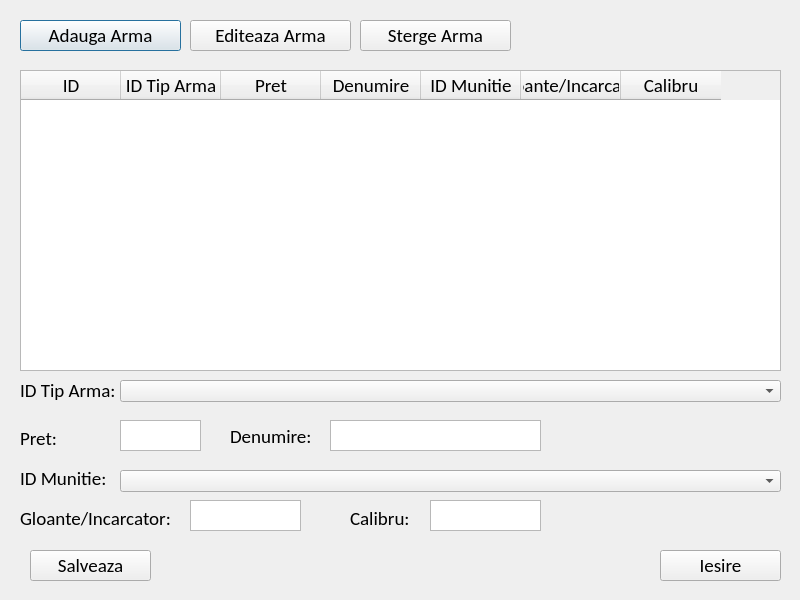
<?xml version="1.0" encoding="UTF-8"?>
<ui version="4.0">
 <class>Dialog_clienti</class>
 <widget class="QDialog" name="Dialog_clienti">
  <property name="geometry">
   <rect>
    <x>0</x>
    <y>0</y>
    <width>800</width>
    <height>600</height>
   </rect>
  </property>
  <property name="windowTitle">
   <string>Dialog</string>
  </property>
  <widget class="QTableWidget" name="table">
   <property name="geometry">
    <rect>
     <x>20</x>
     <y>70</y>
     <width>761</width>
     <height>301</height>
    </rect>
   </property>
   <property name="font">
    <font>
     <family>Calibri</family>
     <pointsize>14</pointsize>
    </font>
   </property>
   <column>
    <property name="text">
     <string>ID</string>
    </property>
   </column>
   <column>
    <property name="text">
     <string>ID Tip Arma</string>
    </property>
   </column>
   <column>
    <property name="text">
     <string>Pret</string>
    </property>
   </column>
   <column>
    <property name="text">
     <string>Denumire</string>
    </property>
   </column>
   <column>
    <property name="text">
     <string>ID Munitie</string>
    </property>
   </column>
   <column>
    <property name="text">
     <string>Gloante/Incarcator</string>
    </property>
   </column>
   <column>
    <property name="text">
     <string>Calibru</string>
    </property>
   </column>
  </widget>
  <widget class="QPushButton" name="button_adauga">
   <property name="geometry">
    <rect>
     <x>20</x>
     <y>20</y>
     <width>161</width>
     <height>31</height>
    </rect>
   </property>
   <property name="font">
    <font>
     <family>Calibri</family>
     <pointsize>14</pointsize>
    </font>
   </property>
   <property name="text">
    <string>Adauga Arma</string>
   </property>
  </widget>
  <widget class="QPushButton" name="button_editeaza">
   <property name="geometry">
    <rect>
     <x>190</x>
     <y>20</y>
     <width>161</width>
     <height>31</height>
    </rect>
   </property>
   <property name="font">
    <font>
     <family>Calibri</family>
     <pointsize>14</pointsize>
    </font>
   </property>
   <property name="text">
    <string>Editeaza Arma</string>
   </property>
  </widget>
  <widget class="QPushButton" name="button_sterge">
   <property name="geometry">
    <rect>
     <x>360</x>
     <y>20</y>
     <width>151</width>
     <height>31</height>
    </rect>
   </property>
   <property name="font">
    <font>
     <family>Calibri</family>
     <pointsize>14</pointsize>
    </font>
   </property>
   <property name="text">
    <string>Sterge Arma</string>
   </property>
  </widget>
  <widget class="QTextEdit" name="text_gloante">
   <property name="geometry">
    <rect>
     <x>190</x>
     <y>500</y>
     <width>111</width>
     <height>31</height>
    </rect>
   </property>
   <property name="font">
    <font>
     <family>Calibri</family>
     <pointsize>12</pointsize>
    </font>
   </property>
  </widget>
  <widget class="QLabel" name="label">
   <property name="geometry">
    <rect>
     <x>20</x>
     <y>370</y>
     <width>111</width>
     <height>41</height>
    </rect>
   </property>
   <property name="font">
    <font>
     <family>Calibri</family>
     <pointsize>14</pointsize>
    </font>
   </property>
   <property name="text">
    <string>ID Tip Arma:</string>
   </property>
  </widget>
  <widget class="QLabel" name="label_2">
   <property name="geometry">
    <rect>
     <x>20</x>
     <y>430</y>
     <width>61</width>
     <height>16</height>
    </rect>
   </property>
   <property name="font">
    <font>
     <family>Calibri</family>
     <pointsize>14</pointsize>
    </font>
   </property>
   <property name="text">
    <string>Pret:</string>
   </property>
  </widget>
  <widget class="QLabel" name="label_3">
   <property name="geometry">
    <rect>
     <x>20</x>
     <y>510</y>
     <width>161</width>
     <height>16</height>
    </rect>
   </property>
   <property name="font">
    <font>
     <family>Calibri</family>
     <pointsize>14</pointsize>
    </font>
   </property>
   <property name="text">
    <string>Gloante/Incarcator:</string>
   </property>
  </widget>
  <widget class="QLabel" name="label_4">
   <property name="geometry">
    <rect>
     <x>20</x>
     <y>470</y>
     <width>91</width>
     <height>16</height>
    </rect>
   </property>
   <property name="font">
    <font>
     <family>Calibri</family>
     <pointsize>14</pointsize>
    </font>
   </property>
   <property name="text">
    <string>ID Munitie:</string>
   </property>
  </widget>
  <widget class="QTextEdit" name="text_calibru">
   <property name="geometry">
    <rect>
     <x>430</x>
     <y>500</y>
     <width>111</width>
     <height>31</height>
    </rect>
   </property>
   <property name="font">
    <font>
     <family>Calibri</family>
     <pointsize>12</pointsize>
    </font>
   </property>
  </widget>
  <widget class="QLabel" name="label_5">
   <property name="geometry">
    <rect>
     <x>350</x>
     <y>510</y>
     <width>71</width>
     <height>16</height>
    </rect>
   </property>
   <property name="font">
    <font>
     <family>Calibri</family>
     <pointsize>14</pointsize>
    </font>
   </property>
   <property name="text">
    <string>Calibru:</string>
   </property>
  </widget>
  <widget class="QPushButton" name="button_salveaza">
   <property name="geometry">
    <rect>
     <x>30</x>
     <y>550</y>
     <width>121</width>
     <height>31</height>
    </rect>
   </property>
   <property name="font">
    <font>
     <family>Calibri</family>
     <pointsize>14</pointsize>
    </font>
   </property>
   <property name="text">
    <string>Salveaza</string>
   </property>
  </widget>
  <widget class="QPushButton" name="button_iesire">
   <property name="geometry">
    <rect>
     <x>660</x>
     <y>550</y>
     <width>121</width>
     <height>31</height>
    </rect>
   </property>
   <property name="font">
    <font>
     <family>Calibri</family>
     <pointsize>14</pointsize>
    </font>
   </property>
   <property name="text">
    <string>Iesire</string>
   </property>
  </widget>
  <widget class="QComboBox" name="comboBox_id_tip_arma">
   <property name="geometry">
    <rect>
     <x>120</x>
     <y>380</y>
     <width>661</width>
     <height>22</height>
    </rect>
   </property>
   <property name="font">
    <font>
     <family>Calibri</family>
     <pointsize>12</pointsize>
    </font>
   </property>
  </widget>
  <widget class="QComboBox" name="comboBox_id_munitie">
   <property name="geometry">
    <rect>
     <x>120</x>
     <y>470</y>
     <width>661</width>
     <height>22</height>
    </rect>
   </property>
   <property name="font">
    <font>
     <family>Calibri</family>
     <pointsize>12</pointsize>
    </font>
   </property>
  </widget>
  <widget class="QTextEdit" name="text_pret">
   <property name="geometry">
    <rect>
     <x>120</x>
     <y>420</y>
     <width>81</width>
     <height>31</height>
    </rect>
   </property>
   <property name="font">
    <font>
     <family>Calibri</family>
     <pointsize>12</pointsize>
    </font>
   </property>
  </widget>
  <widget class="QLabel" name="label_7">
   <property name="geometry">
    <rect>
     <x>230</x>
     <y>430</y>
     <width>81</width>
     <height>13</height>
    </rect>
   </property>
   <property name="font">
    <font>
     <family>Calibri</family>
     <pointsize>14</pointsize>
    </font>
   </property>
   <property name="text">
    <string>Denumire:</string>
   </property>
  </widget>
  <widget class="QTextEdit" name="text_denumire">
   <property name="geometry">
    <rect>
     <x>330</x>
     <y>420</y>
     <width>211</width>
     <height>31</height>
    </rect>
   </property>
   <property name="font">
    <font>
     <family>Calibri</family>
     <pointsize>12</pointsize>
    </font>
   </property>
  </widget>
 </widget>
 <resources/>
 <connections/>
</ui>
